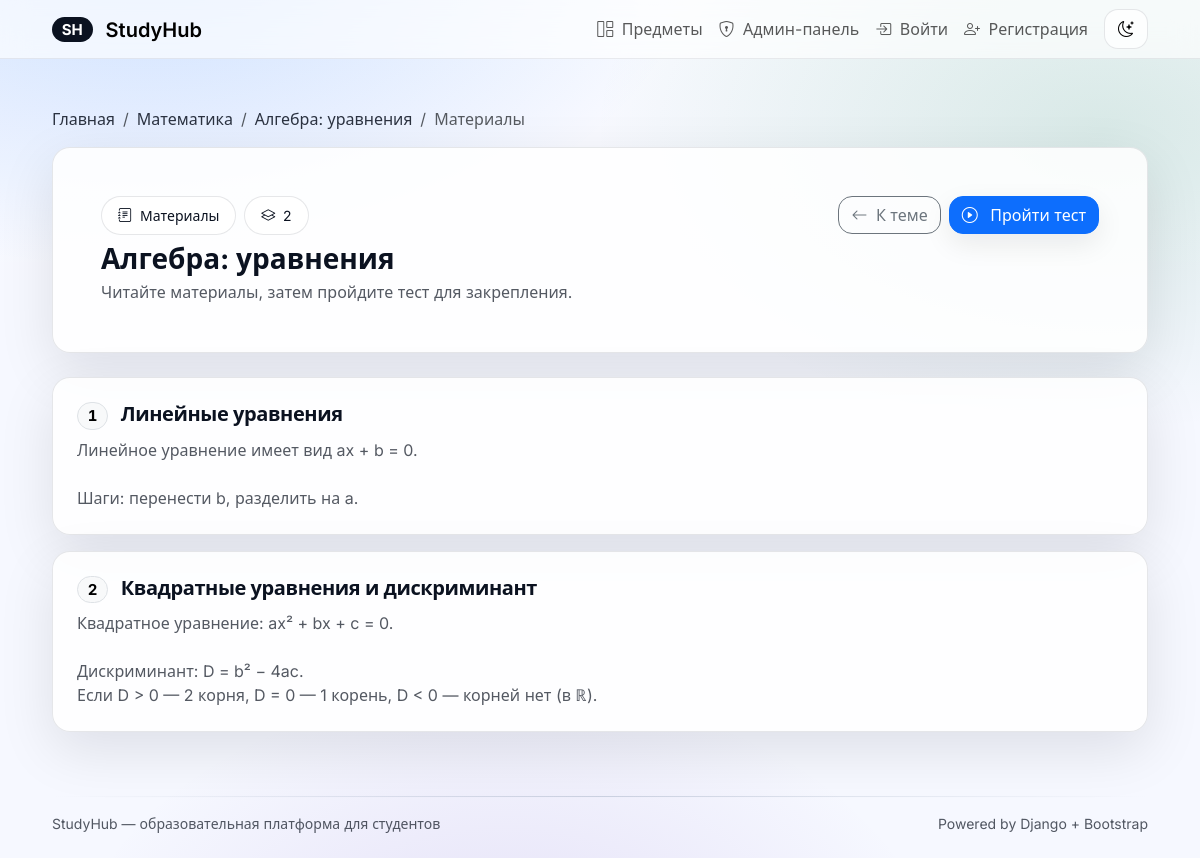
The page /topic/1/materials/ on the database its author committed.
### core/models.py (models this page shows, shortened)
class Topic(models.Model):
    subject = models.ForeignKey(Subject, on_delete=models.CASCADE, related_name='topics')
    name = models.CharField(max_length=200)
    description = models.TextField(blank=True)
    class Meta:
        ordering = ['subject__name', 'name']
        verbose_name = 'Тема'
        verbose_name_plural = 'Темы'

class Subject(models.Model):
    name = models.CharField(max_length=200)
    class Meta:
        ordering = ['name']
        verbose_name = 'Предмет'
        verbose_name_plural = 'Предметы'

class Material(models.Model):
    topic = models.ForeignKey(Topic, on_delete=models.CASCADE, related_name='materials')
    title = models.CharField(max_length=200)
    content = models.TextField()
    order = models.PositiveIntegerField(default=1)
    class Meta:
        ordering = ['topic__subject__name', 'topic__name', 'order', 'id']
        verbose_name = 'Материал'
        verbose_name_plural = 'Материалы'

### core/views.py (the view)
# urls.py: path('topic/<int:id>/materials/', views.materials_view, name='topic_materials'),
def materials_view(request: HttpRequest, id: int) -> HttpResponse:
    topic = get_object_or_404(Topic, pk=id)
    materials = topic.materials.all().order_by('order', 'id')
    test = topic.tests.first()
    return render(
        request,
        'core/materials.html',
        {
            'topic': topic,
            'materials': materials,
            'test': test,
        },
    )

### templates/core/materials.html (shortened to what this page needs)
{% extends "base.html" %}
{% block content %}
  <nav aria-label="breadcrumb" class="mb-3">
    <ol class="breadcrumb mb-0">
      <li class="breadcrumb-item"><a href="{% url 'home' %}">Главная</a></li>
      <li class="breadcrumb-item"><a href="{% url 'subject_detail' topic.subject.id %}">{{ topic.subject.name }}</a></li>
      <li class="breadcrumb-item"><a href="{% url 'topic_detail' topic.id %}">{{ topic.name }}</a></li>
      <li class="breadcrumb-item active" aria-current="page">Материалы</li>
    </ol>
  </nav>
  <div class="sh-glass sh-card p-4 p-lg-5 mb-4">
    <div class="d-flex flex-wrap justify-content-between align-items-start gap-3">
      <div>
        <div class="d-inline-flex align-items-center gap-2 mb-2">
          <span class="px-3 py-2 sh-chip small"><i class="bi bi-journal-text me-1"></i> Материалы</span>
          <span class="px-3 py-2 sh-chip small sh-kbd"><i class="bi bi-layers me-1"></i> {{ materials|length }}</span>
        </div>
        <h1 class="h3 fw-bold mb-1">{{ topic.name }}</h1>
        <div class="sh-muted">Читайте материалы, затем пройдите тест для закрепления.</div>
      </div>
      <div class="d-flex flex-wrap gap-2">
        <a class="btn btn-outline-secondary" href="{% url 'topic_detail' topic.id %}">
          <i class="bi bi-arrow-left me-1"></i> К теме
        </a>
        {% if test %}
          <a class="btn btn-primary" href="{% url 'test_take' test.id %}">
            <i class="bi bi-play-circle me-2"></i> Пройти тест
          </a>
        {% endif %}
      </div>
    </div>
  </div>
  {% if materials %}
    <div class="d-grid gap-3">
      {% for m in materials %}
        <div class="sh-glass sh-card p-4">
          <div class="d-flex justify-content-between align-items-start gap-2 mb-2">
            <h2 class="h5 fw-semibold mb-0 sh-section-title">
              <span class="badge text-bg-light border me-2 sh-kbd">{{ m.order }}</span>
              {{ m.title }}
            </h2>
          </div>
          <div class="sh-muted">{{ m.content|linebreaksbr }}</div>
        </div>
      {% endfor %}
    </div>
  {% else %}
    <div class="alert alert-info sh-glass sh-card mb-0">
      Материалов пока нет. Администратор может добавить их через админ-панель.
    </div>
  {% endif %}
{% endblock %}

### templates/base.html (style rules this page uses)
:root { --sh-radius: 18px; --sh-radius-sm: 14px; --sh-border: rgba(15, 23, 42, 0.10); --sh-shadow: 0 18px 55px rgba(2, 6, 23, 0.10); --sh-shadow-soft: 0 10px 28px rgba(2, 6, 23, 0.08); --sh-text: #0b1220; --sh-muted: rgba(11, 18, 32, 0.70); --sh-bg: #f6f8ff; --sh-surface: rgba(255, 255, 255, 0.86); --sh-surface-2: rgba(255, 255, 255, 0.72); }
body { font-family: Inter, system-ui, -apple-system, Segoe UI, Roboto, Arial, sans-serif; color: var(--sh-text); background: radial-gradient(920px 520px at 12% -5%, rgba(13, 110, 253, 0.18), transparent 60%), radial-gradient(880px 520px at 92% 15%, rgba(25, 135, 84, 0.14), transparent 58%), radial-gradient(760px 520px at 42% 115%, rgba(111, 66, 193, 0.14), transparent 58%), linear-gradient(180deg, rgba(255, 255, 255, 0.30), transparent 40%), var(--sh-bg); }
.sh-glass { background: var(--sh-surface); border: 1px solid var(--sh-border); box-shadow: var(--sh-shadow); }
.sh-card { border-radius: var(--sh-radius); }
.sh-muted { color: var(--sh-muted); }
.btn { border-radius: 14px; box-shadow: 0 10px 28px rgba(2, 6, 23, 0.08); }
.btn-outline-secondary, .btn-outline-primary { box-shadow: none; }
.badge { border-radius: 999px; }
.sh-kbd { font-variant-numeric: tabular-nums; letter-spacing: -0.01em; }
.sh-section-title { letter-spacing: -0.02em; }
.sh-chip { border: 1px solid var(--sh-border); background: var(--sh-surface-2); border-radius: 999px; }
.breadcrumb a { color: var(--sh-text); text-decoration: none; opacity: 0.85; }

### rows shown on the page
Topic: subject.name "Математика", name "Алгебра: уравнения"
Material: order "1", title "Линейные уравнения", content "Линейное уравнение имеет вид ax + b = 0. Шаги: перенести b, разделить на a."
Material: order "2", title "Квадратные уравнения и дискриминант", content "Квадратное уравнение: ax² + bx + c = 0. Дискриминант: D = b² − 4ac. Если D > 0 — 2 корня, D = 0 — 1 корень, D < 0 — корней нет (в ℝ)."

### other values the page prints
{{ materials|length }} "2"
